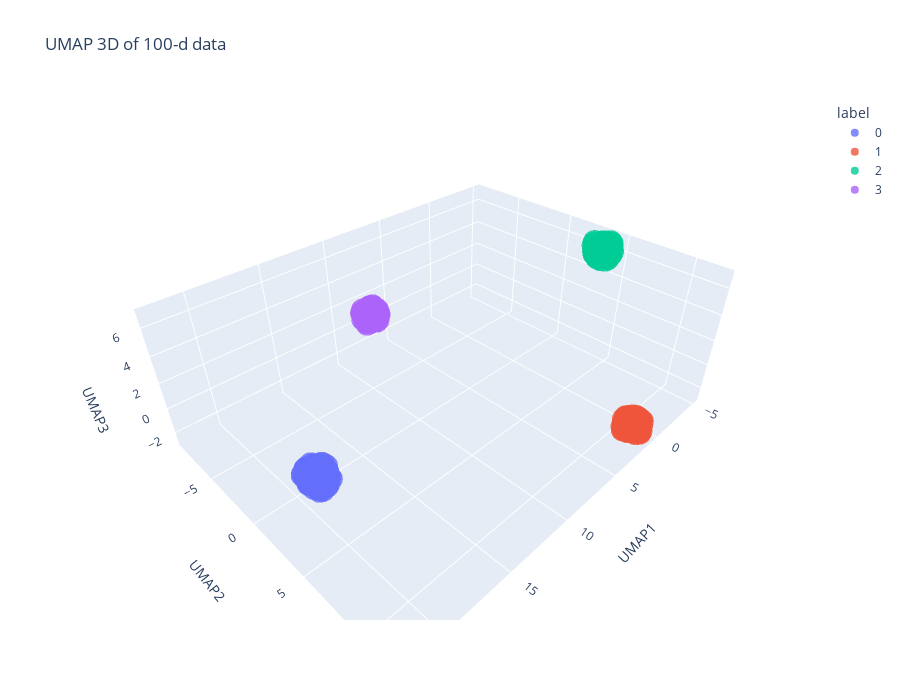

Here is the notebook cell this chart was saved with:
### Code cell
# 使用 UMAP 将数据降到 3 维并使用 Plotly 做 3D 可视化
reducer = UMAP(n_components=3, random_state=42)
X_umap3 = reducer.fit_transform(X)
print('UMAP 3D result shape:', X_umap3.shape)

df_umap = pd.DataFrame(X_umap3, columns=['UMAP1','UMAP2','UMAP3'])
df_umap['label'] = y.astype(str)

fig3d = px.scatter_3d(df_umap, x='UMAP1', y='UMAP2', z='UMAP3', color='label',
                    title='UMAP 3D of 100-d data', width=900, height=700, opacity=0.8)
fig3d.show()

# 如果你想将 UMAP 结果保存为 CSV 以便离线查看：
# df_umap.to_csv('umap_3d_results.csv', index=False)
